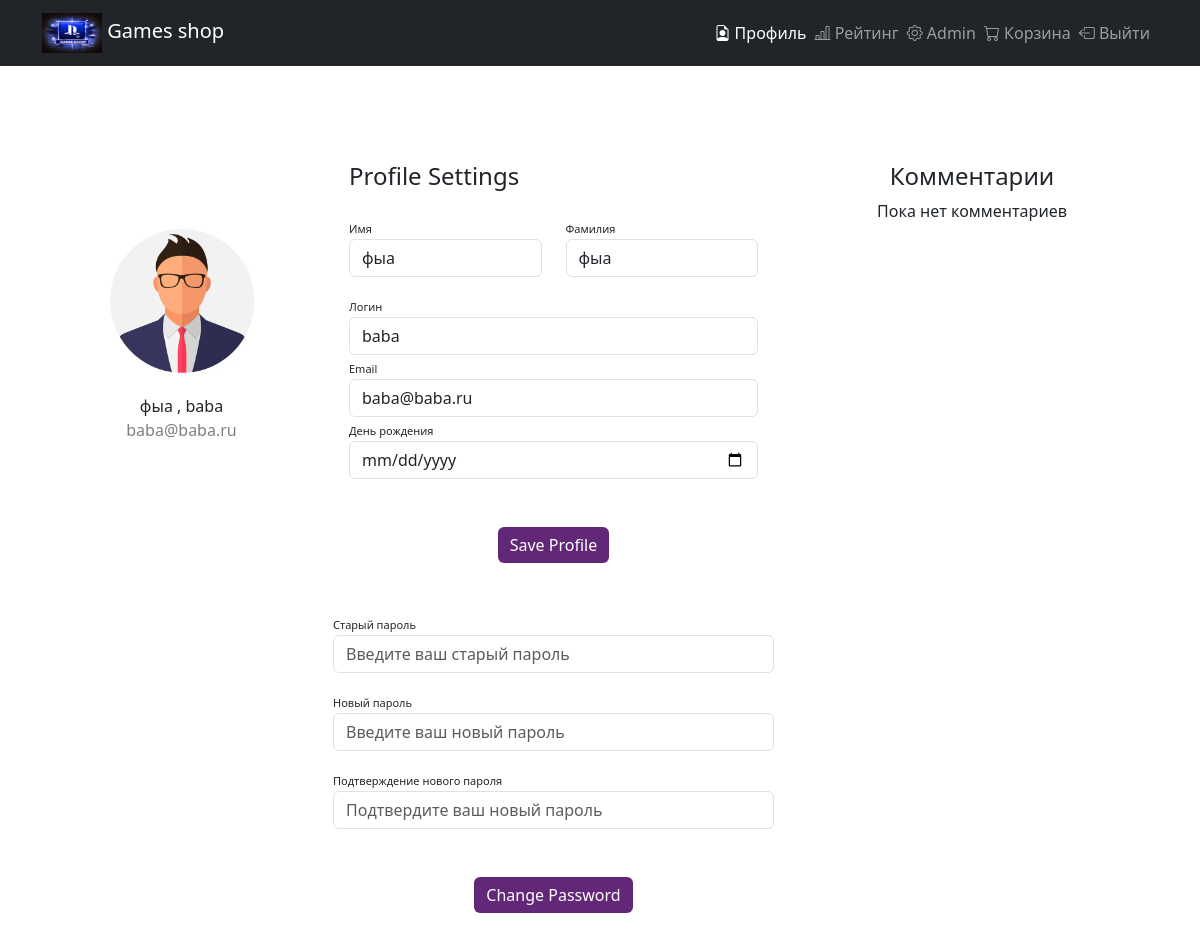
/profile/ (signed in), run on an earlier commit of the app's database.
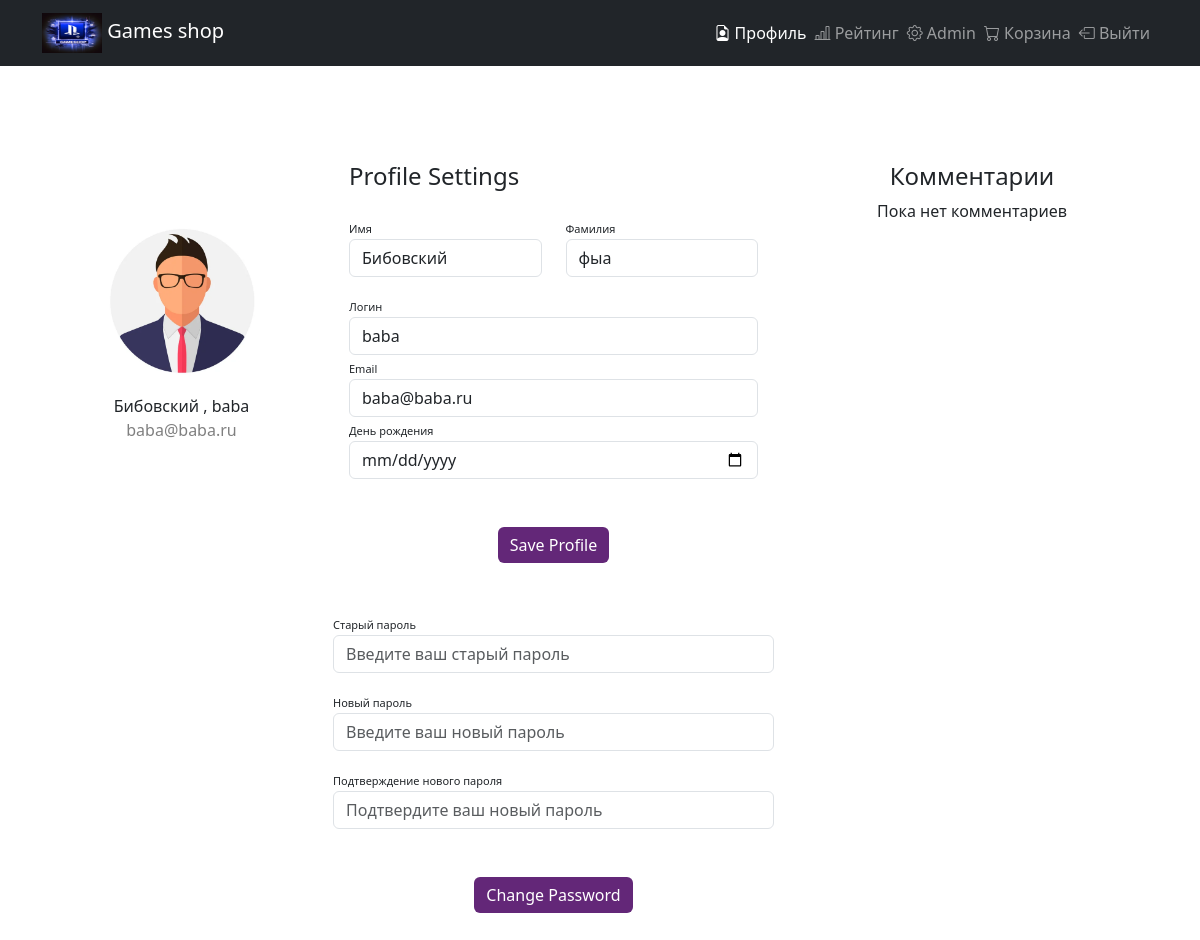
And on a later commit of the database.
### user_profile/models.py (models this page shows)
class CustomUser(AbstractUser):
    birth_date = models.DateField(null=True, blank=True)
    groups = models.ManyToManyField(Group, verbose_name='groups', related_name='customuser_set', blank=True, help_text='The groups this user belongs to. A user will get all permissions granted to each of their groups.')
    user_permissions = models.ManyToManyField(Permission, verbose_name='user permissions', related_name='customuser_set', blank=True, help_text='Specific permissions for this user.')

### user_profile/views.py (the view, shortened to what this page needs)
# urls.py: path('', CustomUserDetailView.as_view(), name='profile_detail'),
class CustomUserDetailView(LoginRequiredMixin, DetailView):
    login_url = reverse_lazy('registration:login')
    model = CustomUser
    template_name = 'user_profile/main.html'
    context_object_name = 'CustomUser'
    def get_object(self, queryset=None):
        return self.request.user
    def get_context_data(self, **kwargs):
        context = super().get_context_data(**kwargs)
        context['form'] = CustomUserChangeForm(instance=self.request.user)
        context['password_form'] = CustomPasswordChangeForm(user=self.request.user)
        context['comments'] = Comment.objects.filter(user=self.request.user)
        return context

### user_profile/forms.py
class CustomUserChangeForm(UserChangeForm):
    birth_date = forms.DateField(widget=forms.DateInput(attrs={'type': 'date'}))
    class Meta:
        model = CustomUser
        fields = ('username', 'email', 'first_name', 'last_name', 'birth_date')

class CustomPasswordChangeForm(PasswordChangeForm):
    class Meta:
        model = CustomUser
        fields = ('old_password', 'new_password1', 'new_password2')

### templates/user_profile/main.html (shortened to what the changed rows need)
{% extends 'base.html' %}
{% load static %}
{% block content %}
  <div class="container rounded bg-white mt-5 mb-5">
    <div class="row">
      <div class="col-md-3 border-right">
        <div class="d-flex flex-column align-items-center text-center p-3 py-5"><img class="rounded-circle mt-5"
          width="150px" src="{% static 'images/men.jpg' %}"><span class="font-weight-bold"> {{ form.first_name.value}} , {{ form.username.value}}  </span><span class="text-black-50">{{form.email.value}}</span></div>
    </div>
      <div class="col-md-5 border-right">
         <div class="profile-settings p-3 py-5"> {% comment %} Это карточка {% endcomment %}
          <form method="post">
            <div class="row mt-2">
              <div class="col-md-6">
                <label class="labels">Имя</label>
                <input type="text" class="form-control" placeholder="first name" name="first_name" value="{{ form.first_name.value }}">
              </div>
              <div class="col-md-6">
                <label class="labels">Фамилия</label>
                <input type="text" class="form-control" value="{{ form.last_name.value }}" placeholder="surname" name="last_name">
              </div>
            </div>
            <div class="row mt-3">
              <div class="col-md-12">
                <label class="labels">Логин</label>
                <input type="text" name="username" id="username" class="form-control input-sm" placeholder="Введите ваш Логин" value="{{ form.username.value }}">
              </div>
              <div class="col-md-12">
                <label class="labels">Email</label>
                <input type="email" name="email" class="form-control" placeholder="Введите ваш email" value="{{ form.email.value }}">
              </div>
          </form>
            </div>
          </div>
        </div>
      </div>
  {% endblock %}

What changed in the data, as far as the page shows it:
changed CustomUser "baba": first_name.value "фыа" → "Бибовский"; first_name "фыа" → "Бибовский"
